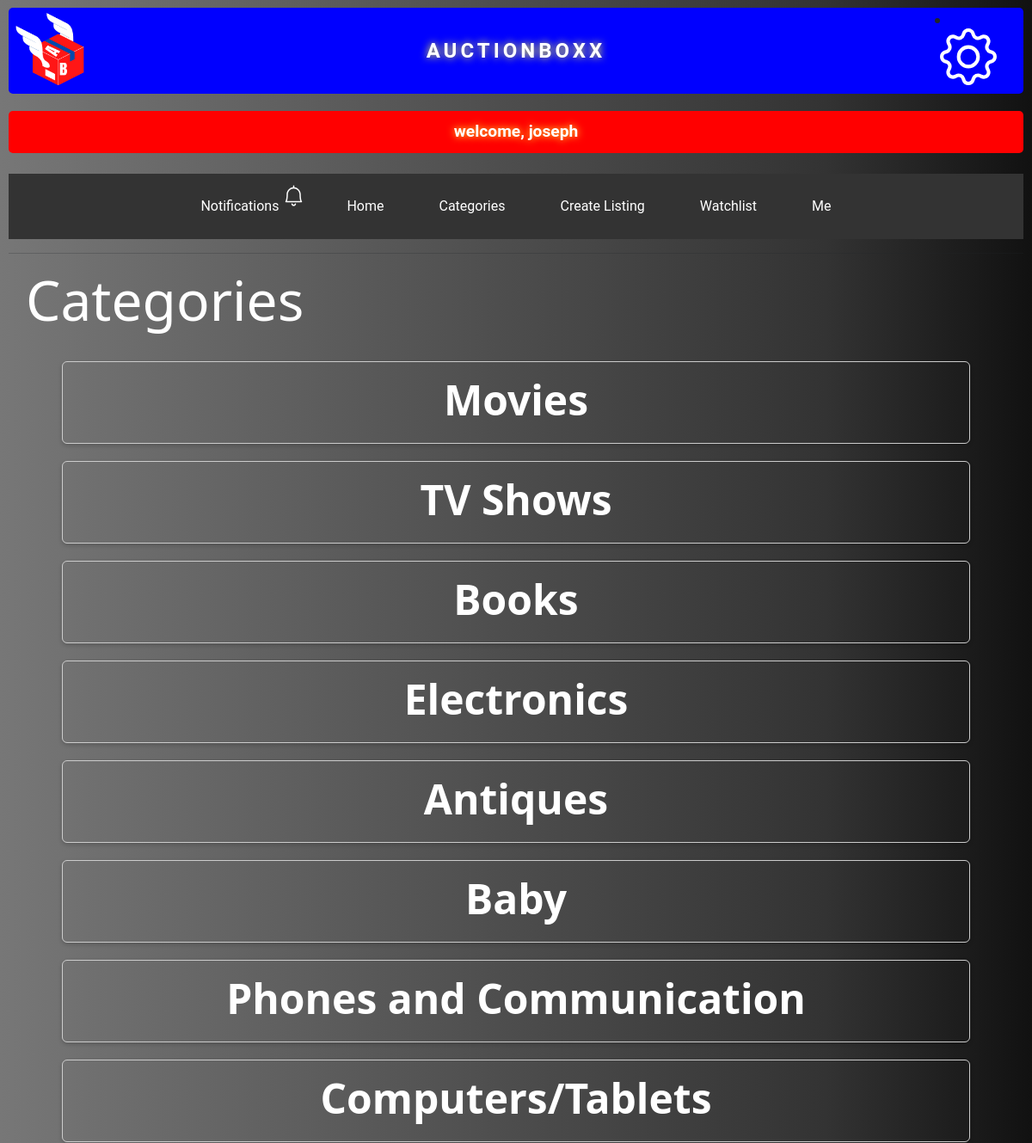
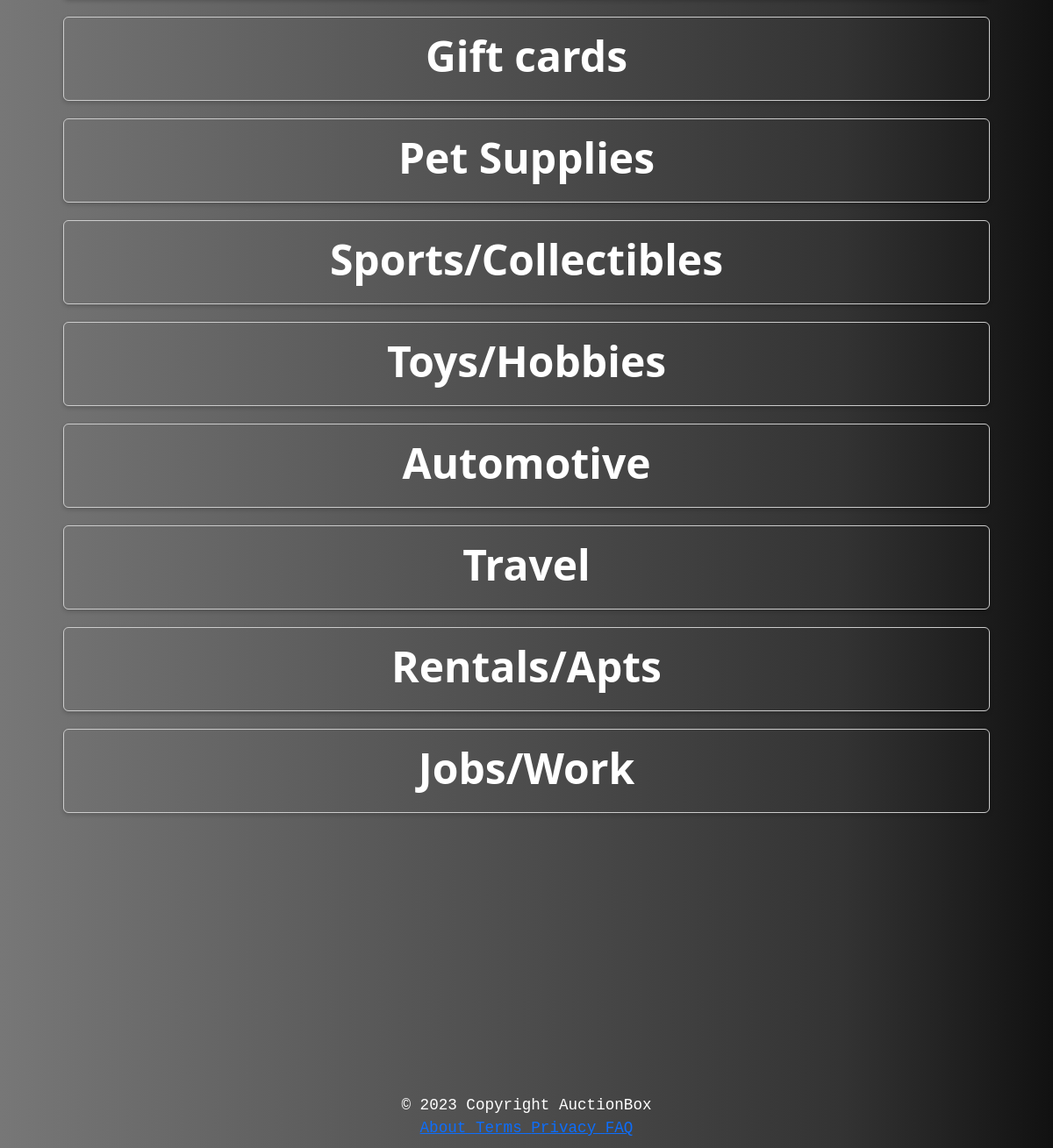
The page /categories (signed in) on the database its author committed (2 pictures, top to bottom).
### auctions/models.py (models this page shows, shortened)
class User(AbstractUser):
    pass

class Category(models.Model):
    categoryName = models.CharField(max_length=50)

### auctions/views.py (the view)
# urls.py: path("categories", views.categories, name='categories'),
def categories(request):
    categories = Category.objects.all()
    return render(request, 'auctions/categories.html', {'categories': categories})

### auctions/templates/auctions/categories.html (shortened to what this page needs)
{% extends "auctions/layout.html" %}
{% block body %}
{% if user.is_authenticated %}
<h2 class="" style="color: white; justify-content: left; margin-left: 20px; font-size: 4rem;">Categories</h2><br>
<div>
    {% for category in categories %}
    <div class="row mx-3" >
      <div class="card mx-3" style="width: 92%; height: 6rem; background-color: transparent;">
        <a href="{% url 'category_listings' category.id %}" style ="text-decoration: none; text-decoration-line: none;">
          <div class="category">
                <span class="category-name" style="color: white; font-size: 3rem; color: white; text-decoration: none; text-decoration-line: none;">
                  {{category.categoryName}}
                </span>
          </div>
        </a>
       </div>
      </div>
    {% endfor %}
</div>
{% else %}
<h2 class="text-center">Please log in to view active listings.</h2>
{% endif %}
{% endblock %}

### auctions/templates/auctions/layout.html (shortened to what this page needs)
{% load static %}
<!DOCTYPE html>
<html lang="en">
    <head>
        <link rel="stylesheet" href="https://stackpath.bootstrapcdn.com/bootstrap/4.3.1/css/bootstrap.min.css">
        <link rel="stylesheet" href="https://stackpath.bootstrapcdn.com/bootstrap/4.4.1/css/bootstrap.min.css">
        <link href="{% static 'auctions/styles.css' %}" rel="stylesheet">
        <link href="https://cdn.jsdelivr.net/npm/bootstrap@5.3.0-alpha1/dist/css/bootstrap.min.css" rel="stylesheet">
    </head>
  <body>
{% if user.is_authenticated %}
        <div class="body">
          <div class="logo">
            <a style="margin-left: -32px; margin-top: -15px; margin-bottom: -31px; background-color: transparent;" href="{%url 'index'%}"><img src="{% static 'auctions/logo.png' %}" alt="logo"></a>
            <li>
                <a class="nav-link" href="{% url 'settings' %}" style = "margin-right: 25px; margin-top: -6px;">
                </a>
            </li>
          </div>
          <h1>
              <div style="color: white; font-family: 'Roboto', sans-serif; font-size: 0.6em; font-weight: bold; text-align: center; padding: 20px; background-color: blue; border-radius: 5px; text-shadow: 0 0 10px #ff3; ">auctionboxx</div>
          </h1>
          <div style="color: white; font-family: 'Roboto', sans-serif; font-size: 1.2em; font-weight: bold; text-align: center; padding: 10px; background-color: red; border-radius: 5px; text-shadow: 0 0 10px #ff3; animation: marquee 5s linear infinite;"> welcome, {{ user.username }}</div>
          <br>
          <ul class="nav">
            <li class="nav-item">
                <a class="nav-link" href="{% url 'notifications' %}">Notifications</a>
            </li>
                  <li class="nav-item">
                      <a class="nav-link" href="{% url 'index' %}">Home</a>
                  </li>
                  <li class="nav-item">
                      <a class="nav-link" href="{% url 'categories' %}">Categories</a>
                  </li>
                  <li class="nav-item">
                      <a class="nav-link" href="{% url 'create_listing' %}">Create Listing</a>
                  </li>
                  <li class="nav-item">
                      <a class="nav-link" href="{% url 'watchlist' %}">Watchlist</a>
                  </li>
                  <li class="nav-item">
                      <a class="nav-link" href="{% url 'me' %}">Me</a>
                  </li>
              {% endif %}
          </ul>
          <hr>
        </div>
        {% block body %}
        {% endblock %}
    </body>
    <div class="footer-section">
      <section>
        <footer style="text-align: center; color: white; font-family: 'Courier New', monospace;">© 2023 Copyright AuctionBox </footer>
        <div class="footer-links">
          <a href="{% url 'about' %}">About </a>
          <a href="{% url 'terms' %}">Terms </a>
          <a href="#">Privacy </a>
          <a href="#">FAQ </a>
        </div>
      </section>
    </div>
</html>

### auctions/static/auctions/styles.css (style rules this page uses)
body { padding: 10px; }

### auctions/templates/auctions/layout.html (style rules this page uses)
body { background-color: blue; }
h1 { color: #1DB954; font-family: 'Roboto', sans-serif; font-size: 2.5rem; font-weight: bold; text-transform: uppercase; letter-spacing: 0.1em; margin: 0.5em 0; line-height: 1.5em; text-shadow: 1px 1px 1px #000; margin-top: -95px; }
.nav { list-style-type: none; margin: 0; padding: 0; overflow: hidden; background-color: #333; }
.nav-item { float: left; list-style-type: none; }
.nav-link { display: block; color: white; text-align: center; padding: 4px 6px; text-decoration: none; font-family: 'Roboto', sans-serif; font-size: 1.2rem; }
.nav { list-style-type: none; margin: 0; padding: 0; justify-content: center; background-color: #333; display: flex; flex-wrap: nowrap; list-style-type: none; }
.nav li a { display: block; color: white; text-align: center; padding: 26px 32px; text-decoration: none; justify-content: center; flex: 0 0 auto; font-size: 1rem; border-radius: 20px; list-style-type: none; }
.logo img { width: 160px; max-width: 100%; height: 140px; margin-top }
.logo { display: flex; justify-content: space-between; align-items: center; width: 100%; position: relative; top: 5; left: 0; }
.footer-section { position: absolute; margin-top: 300px; -webkit-text-size-adjust: 100%; font-family: Open Sans, Helvetica, Arial, sans; color: white; font-size: 1.1em; width: 100%; margin-left: 0px; background-color: #212121f2; position: relative; background-color: transparent; font-size: 1.1em; }
.footer-links { justify-content: center; color: white; text-align: center; flex: auto; flex-direction: row; font-family: 'Courier New', monospace; text-decoration: none; }

### auctions/templates/auctions/categories.html (style rules this page uses)
body { background: linear-gradient(to left, #111111, #333333, #444444, #555555, #666666, #777777); }
.row { display: flex; flex-wrap: wrap; justify-content: center; text-decoration: none; text-decoration-line: none; }
.card { border: 1px solid #ccc; box-shadow: 0px 2px 5px rgba(0, 0, 0, 0.2); margin-bottom: 20px; width: 10rem; height: 3rem; text-decoration: none; text-decoration-line: none; }
h2 { color: white; }
.category { display: flex; justify-content: center; align-items: center; font-size: 1.2rem; font-weight: bold; padding: 10px; text-decoration: none; text-decoration-line: none; text-align: center; padding: 0.5rem; }
span { font-size: 1.2rem; font-weight: bold; text-decoration: none; text-decoration-line: none; }

### rows shown on the page
User: username "joseph"
Category: categoryName "Movies"
Category: categoryName "TV Shows"
Category: categoryName "Books"
Category: categoryName "Electronics"
Category: categoryName "Antiques"
Category: categoryName "Baby"
Category: categoryName "Phones and Communication"
Category: categoryName "Computers/Tablets"
Category: categoryName "Gift cards"
Category: categoryName "Pet Supplies"
Category: categoryName "Sports/Collectibles"
Category: categoryName "Toys/Hobbies"
Category: categoryName "Automotive"
Category: categoryName "Travel"
Category: categoryName "Rentals/Apts"
Category: categoryName "Jobs/Work"
